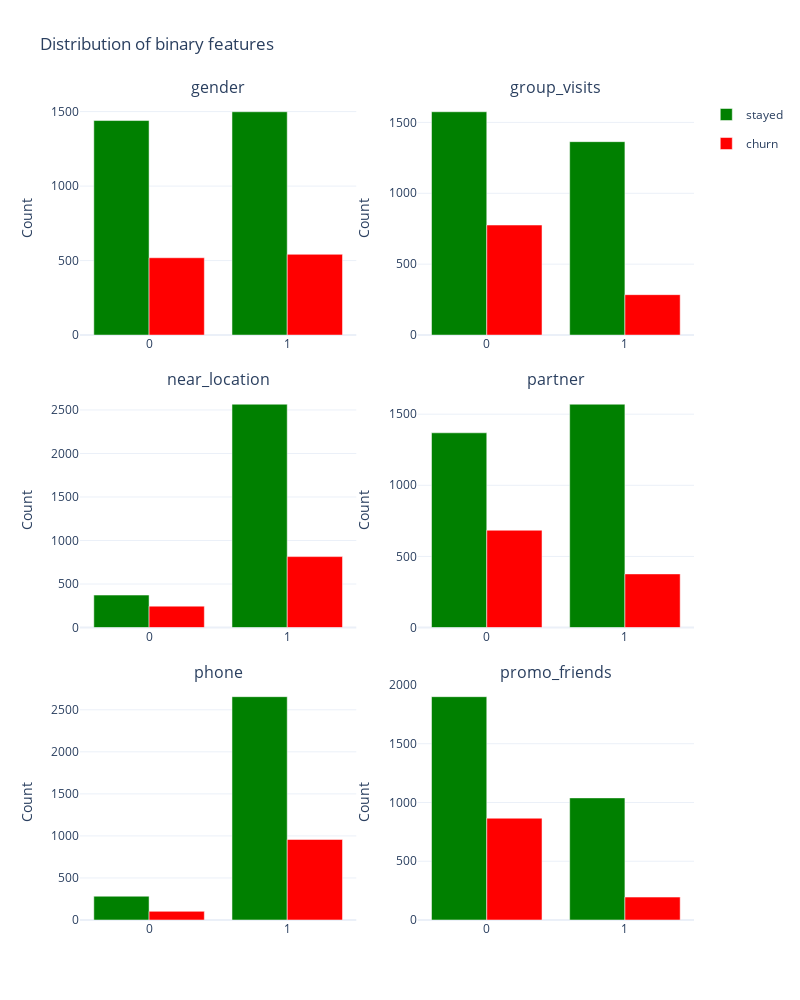

Write notebook code for a chart like this one.
### Markdown cell above
Let's see distributions for each binary features.

### Code cell
col_binary = [
    'gender', 'group_visits', 'near_location',
    'partner', 'phone', 'promo_friends'
]

fig = sp.make_subplots(
    rows=3, cols=2,
    subplot_titles=col_binary,
    horizontal_spacing=0.1, vertical_spacing=0.07
)

for counter, column in enumerate(col_binary, start=1):
    row = (counter - 1) // 2 + 1
    col = (counter - 1) % 2 + 1
    fig.add_trace(
        go.Bar(
            x=df_gym[df_gym.churn == 0][column].value_counts().index,
            y=df_gym[df_gym.churn == 0][column].value_counts().values,
            marker=dict(color='green'), name='stayed', legendgroup='stayed',
            showlegend=True if (row == 1) & (col == 1) else False
        ),
        row=row, col=col
    )
    fig.add_trace(
        go.Bar(
            x=df_gym[df_gym.churn == 1][column].value_counts().index,
            y=df_gym[df_gym.churn == 1][column].value_counts().values,
            marker=dict(color='red'), name='churn', legendgroup='churn',
            showlegend=True if (row == 1) & (col == 1) else False
        ),
        row=row, col=col
    )
    fig.update_xaxes(row=row, col=col, tickmode='array', tickvals=[0, 1])
    fig.update_yaxes(row=row, col=col, title_text='Count')

fig.update_layout(
    title='Distribution of binary features',
    width=FIG_WIDTH * 100,
    height=FIG_HEIGHT * 100 * 2,
    template='plotly_white'
)
fig.show()

### Figure 1 — Plotly figure (JSON) as saved in the notebook; plotly's stock layout.template omitted (floating-point values rounded to 4 significant figures)
{"data": [{"legendgroup": "stayed", "marker": {"color": "green"}, "name": "stayed", "showlegend": true, "type": "bar", "x": [1, 0], "xaxis": "x", "y": [1499, 1440], "yaxis": "y"}, {"legendgroup": "churn", "marker": {"color": "red"}, "name": "churn", "showlegend": true, "type": "bar", "x": [1, 0], "xaxis": "x", "y": [542, 519], "yaxis": "y"}, {"legendgroup": "stayed", "marker": {"color": "green"}, "name": "stayed", "showlegend": false, "type": "bar", "x": [0, 1], "xaxis": "x2", "y": [1575, 1364], "yaxis": "y2"}, {"legendgroup": "churn", "marker": {"color": "red"}, "name": "churn", "showlegend": false, "type": "bar", "x": [0, 1], "xaxis": "x2", "y": [776, 285], "yaxis": "y2"}, {"legendgroup": "stayed", "marker": {"color": "green"}, "name": "stayed", "showlegend": false, "type": "bar", "x": [1, 0], "xaxis": "x3", "y": [2566, 373], "yaxis": "y3"}, {"legendgroup": "churn", "marker": {"color": "red"}, "name": "churn", "showlegend": false, "type": "bar", "x": [1, 0], "xaxis": "x3", "y": [815, 246], "yaxis": "y3"}, {"legendgroup": "stayed", "marker": {"color": "green"}, "name": "stayed", "showlegend": false, "type": "bar", "x": [1, 0], "xaxis": "x4", "y": [1570, 1369], "yaxis": "y4"}, {"legendgroup": "churn", "marker": {"color": "red"}, "name": "churn", "showlegend": false, "type": "bar", "x": [0, 1], "xaxis": "x4", "y": [684, 377], "yaxis": "y4"}, {"legendgroup": "stayed", "marker": {"color": "green"}, "name": "stayed", "showlegend": false, "type": "bar", "x": [1, 0], "xaxis": "x5", "y": [2656, 283], "yaxis": "y5"}, {"legendgroup": "churn", "marker": {"color": "red"}, "name": "churn", "showlegend": false, "type": "bar", "x": [1, 0], "xaxis": "x5", "y": [958, 103], "yaxis": "y5"}, {"legendgroup": "stayed", "marker": {"color": "green"}, "name": "stayed", "showlegend": false, "type": "bar", "x": [0, 1], "xaxis": "x6", "y": [1900, 1039], "yaxis": "y6"}, {"legendgroup": "churn", "marker": {"color": "red"}, "name": "churn", "showlegend": false, "type": "bar", "x": [0, 1], "xaxis": "x6", "y": [866, 195], "yaxis": "y6"}], "layout": {"annotations": [{"font": {"size": 16}, "showarrow": false, "text": "gender", "x": 0.225, "xanchor": "center", "xref": "paper", "y": 1, "yanchor": "bottom", "yref": "paper"}, {"font": {"size": 16}, "showarrow": false, "text": "group_visits", "x": 0.775, "xanchor": "center", "xref": "paper", "y": 1, "yanchor": "bottom", "yref": "paper"}, {"font": {"size": 16}, "showarrow": false, "text": "near_location", "x": 0.225, "xanchor": "center", "xref": "paper", "y": 0.6433, "yanchor": "bottom", "yref": "paper"}, {"font": {"size": 16}, "showarrow": false, "text": "partner", "x": 0.775, "xanchor": "center", "xref": "paper", "y": 0.6433, "yanchor": "bottom", "yref": "paper"}, {"font": {"size": 16}, "showarrow": false, "text": "phone", "x": 0.225, "xanchor": "center", "xref": "paper", "y": 0.2867, "yanchor": "bottom", "yref": "paper"}, {"font": {"size": 16}, "showarrow": false, "text": "promo_friends", "x": 0.775, "xanchor": "center", "xref": "paper", "y": 0.2867, "yanchor": "bottom", "yref": "paper"}], "height": 1000, "title": {"text": "Distribution of binary features"}, "width": 800, "xaxis": {"anchor": "y", "domain": [0, 0.45], "tickmode": "array", "tickvals": [0, 1]}, "xaxis2": {"anchor": "y2", "domain": [0.55, 1], "tickmode": "array", "tickvals": [0, 1]}, "xaxis3": {"anchor": "y3", "domain": [0, 0.45], "tickmode": "array", "tickvals": [0, 1]}, "xaxis4": {"anchor": "y4", "domain": [0.55, 1], "tickmode": "array", "tickvals": [0, 1]}, "xaxis5": {"anchor": "y5", "domain": [0, 0.45], "tickmode": "array", "tickvals": [0, 1]}, "xaxis6": {"anchor": "y6", "domain": [0.55, 1], "tickmode": "array", "tickvals": [0, 1]}, "yaxis": {"anchor": "x", "domain": [0.7133, 1], "title": {"text": "Count"}}, "yaxis2": {"anchor": "x2", "domain": [0.7133, 1], "title": {"text": "Count"}}, "yaxis3": {"anchor": "x3", "domain": [0.3567, 0.6433], "title": {"text": "Count"}}, "yaxis4": {"anchor": "x4", "domain": [0.3567, 0.6433], "title": {"text": "Count"}}, "yaxis5": {"anchor": "x5", "domain": [0, 0.2867], "title": {"text": "Count"}}, "yaxis6": {"anchor": "x6", "domain": [0, 0.2867], "title": {"text": "Count"}}}}
